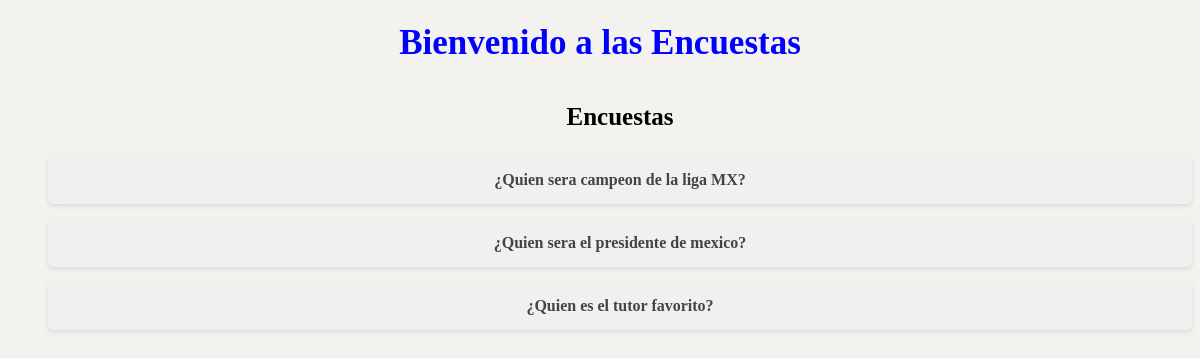
The page / on the database its author committed.
### polls/models.py (models this page shows, shortened)
class Question(models.Model):
    question_text = models.CharField(max_length=150)
    pub_date = models.DateTimeField()

### polls/views.py (the view)
# urls.py: path('', views.home, name='home'),
def home(request):
    questions = Question.objects.all()
    return render(request, 'polls/home.html',{
        "questions": questions
    })

### templates/polls/home.html (shortened to what this page needs)
{% extends 'base.html' %}
{% block content %}
<h1 class="title" >Bienvenido a las Encuestas</h1>
<ul class="question-list">
    <h3 class="subtitle" >Encuestas</h3>
    {% for q in questions %}
    <li class="question-item" ><a class="question-link" href="{% url 'polls:vote' q.id %}">{{ q.question_text }}</a></li>
    {% endfor %}
</ul>
{% endblock %}

### pollsapp/static/styles.css (style rules this page uses)
body { background-color: #f4f2ee; }
.title { color: blue; text-align: center; font-size: 35px; }
.subtitle { color: black; text-align: center; font-size: 25px; }
.question-list { color: black; text-align: center; text-decoration: none; margin-top: 40px; list-style: none; }
.question-item { background-color: #f0f0f0; border-radius: 5px; margin-bottom: 15px; padding: 15px; box-shadow: 0 2px 5px rgba(0, 0, 0, 0.1); transition: background-color 0.3s ease, transform 0.3s ease; }
.question-link { text-decoration: none; color: #444; font-weight: bold; }

### rows shown on the page
Question: question_text "¿Quien sera campeon de la liga MX?"
Question: question_text "¿Quien sera el presidente de mexico?"
Question: question_text "¿Quien es el tutor favorito?"
